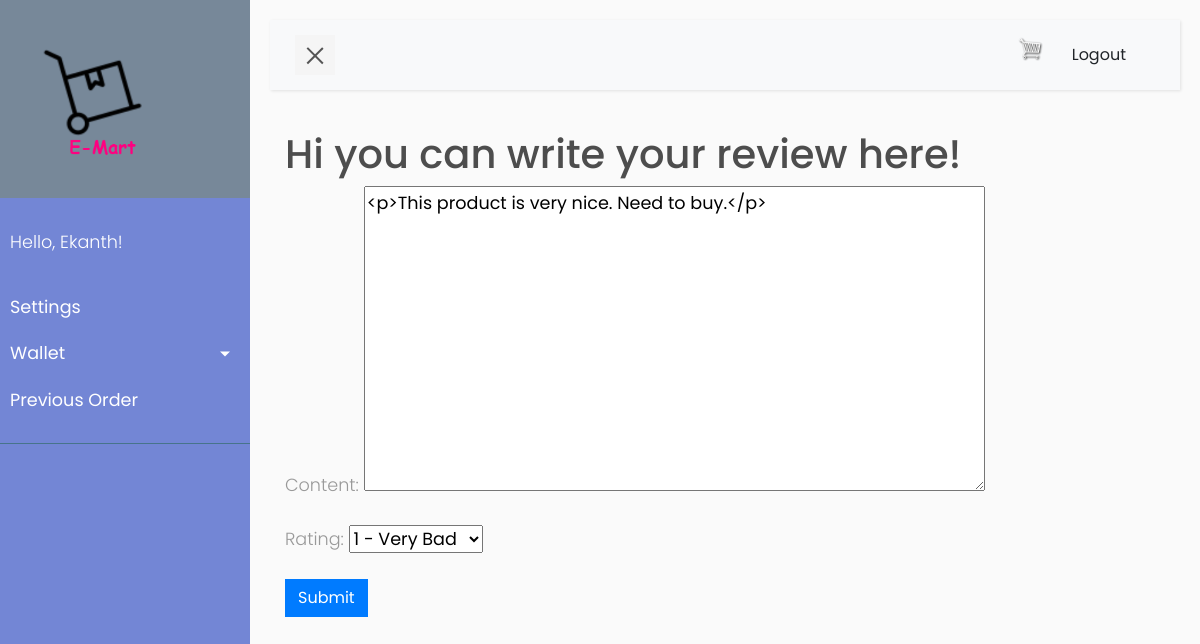
The page /review/item/2 (signed in) on the database its author committed.
### accounts/models.py (models this page shows)
class CustomUser(AbstractUser):
    name = models.CharField(max_length=50, null=True, blank=True)
    email = models.EmailField(unique=True)
    Gender = models.CharField(max_length=6, choices=GENDER_CHOICES,default='Male')
    Birthday = models.DateField(null=True,blank=True,auto_created=True)
    phone_regex = RegexValidator(regex=r'^\+?1?\d{9,15}$',
                                 message="Phone number must be entered in the format: '+999999999'. Up to 15 digits "
                                         "allowed.")
    phone_number = models.CharField(validators=[phone_regex], max_length=17, blank=True)  # validators should be a list
    profile_pic = models.ImageField(default="default.png", null=True, blank=True)
    proof = models.ImageField(default="default_proof.JPG", blank=True, null=True)
    address1 = models.CharField(max_length=100, blank=True, null=True)
    address2 = models.CharField(max_length=100, blank=True, null=True)
    pin_code = models.CharField(max_length=12, blank=True, null=True)
    city = models.CharField(max_length=20, blank=True, null=True)
    country = models.CharField(max_length=12, blank=True, null=True)

### store/models.py (models this page shows, shortened)
class Review(models.Model):
    customer = models.ForeignKey(Customer,on_delete=models.SET_NULL,null=True,blank=True)
    product = models.ForeignKey(Product,on_delete=models.CASCADE,blank=True,null=True)
    content = RichTextField(blank=True)
    date = models.DateTimeField(auto_now=True)
    rating = models.PositiveSmallIntegerField(choices=rate_choices)
    def __str__(self):
        return f'{str(self.customer)} {str(self.product)}'

### store/views.py (the view, shortened to what this page needs)
# urls.py: path('review/item/<str:id>',views.review_items,name="review_page"),
def review_items(request,id):
    orders_by_the_customer = Order.objects.filter(customer=request.user,paid=False)
    checking_in_order_items = OrderItem.objects.filter(product_id=id,order__in=orders_by_the_customer)
    print(checking_in_order_items,"checking order items")
    if len(checking_in_order_items)>=1:
        message = "You didn't order yet or your payment is not yet completed."
        messages.error(request,message)
        return redirect('prev_orders')
    current_form = review_form()
    try:
        update_review = Review.objects.get(product_id=id,customer=request.user)
        print(update_review,"update review")
        if update_review:
            current_form = review_form(instance=update_review)
    except Exception as e:
        message = "Your review is Valuble for us"
        messages.success(request,message)
    context = {'form': current_form}
    return render(request,'store/review_items.html',context)

### store/forms.py
class review_form(forms.ModelForm):
    rating = forms.ChoiceField(choices=rate_choices,widget=forms.Select(),required=True)
    class Meta:
        model = Review
        fields = ['content']

### store/models.py (called while the page is built)
    def __str__(self):
        return self.name

### store/templates/store/review_items.html (shortened to what this page needs)
{% extends 'store/main.html' %}
{% load static %}
{% block content %}
    <h1>Hi you can write your review here!</h1>
    <form method="POST" onsubmit="clearField();">
        {{ form.as_p }}
        <input class="btn btn-primary" type="submit" name="save">
    </form>
{% endblock %}

### store/templates/store/main.html (shortened to what this page needs)
<!DOCTYPE html>
{% load static %}
<html>
<head>
    <link rel="stylesheet" href="https://stackpath.bootstrapcdn.com/bootstrap/4.4.1/css/bootstrap.min.css"
>
    <link rel="stylesheet" type="text/css" href="{% static 'css/main.css' %}">
    <link rel="stylesheet" type="text/css" href="{% static 'css/style5.css' %}">
</head>
<div class="wrapper">
    <nav id="sidebar">
        <div class="sidebar-header" style="background-color: lightslategray">
            <h3><a href="{% url 'ordered_item' %}"> <img class="logo"
                                                         src="{% static '/images/E-mart.drawio.png' %}"> </a></h3>
        </div>
        <ul class="list-unstyled components">
            <p>Hello, {{ request.user | title }}!</p>
            <li class="active">
                <span><a class="hello-msg" href="{% url 'settings' %}">Settings</a></span>
            </li>
            <li>
                <a href="#pageSubmenu" data-toggle="collapse" aria-expanded="false" class="dropdown-toggle">Wallet</a>
            </li>
            <li>
                <a href="{% url 'prev_orders' %}">Previous Order <span class="sr-only">(current)</span></a>
            </li>
        </ul>
    </nav>
    <div id="content">
        <nav class="navbar navbar-expand-lg navbar-light bg-light">
            <div class="container-fluid">
                <button type="button" id="sidebarCollapse" class="navbar-btn">
                    <span></span>
                </button>
                <div class="collapse navbar-collapse" id="navbarSupportedContent">
                    <ul class="nav navbar-nav ml-auto">
                        <li class="nav-item">
                            <a href="{% url 'cart' %}">
                                <img id="cart-icon" src="{% static 'images/cart.png' %}">
                            </a>
                        </li>
                        <li class="nav-item px-3">
                            {% if request.user.is_anonymous %}
                                <span><a class="btn" href="{% url 'login_page' %}"> login</a></span>
                            {% else %}
                                <span><a class="btn" href="{% url 'logout_page' %}"> Logout</a></span>
                            {% endif %}
                        </li>
                    </ul>
                </div>
            </div>
        </nav>
        <div class="container">
            {% block content %}
            {% endblock content %}
        </div>
    </div>
</div>
</html>

### static/css/main.css (style rules this page uses)
h1, h2, h3, h4, h5, h6 { color: hsl(0, 0%, 30%); }
#cart-icon { width: 25px; display: inline-block; margin-left: 15px; }
.btn { border-radius: 0; }

### static/css/style5.css (style rules this page uses)
p { font-family: 'Poppins', sans-serif; font-size: 1.1em; font-weight: 300; line-height: 1.7em; color: #999; }
a, a:hover, a:focus { color: inherit; text-decoration: none; transition: all 0.3s; }
.navbar { padding: 15px 10px; background: #fff; border: none; border-radius: 0; margin-bottom: 40px; box-shadow: 1px 1px 3px rgba(0, 0, 0, 0.1); }
.navbar-btn { box-shadow: none; outline: none !important; border: none; }
.wrapper { display: flex; width: 100%; align-items: stretch; perspective: 1500px; }
#sidebar { min-width: 250px; max-width: 250px; background: #7386D5; color: #fff; transition: all 0.6s cubic-bezier(0.945, 0.020, 0.270, 0.665); transform-origin: bottom left; }
#sidebar .sidebar-header { padding: 20px; background: #6d7fcc; }
#sidebar ul.components { padding: 20px 0; border-bottom: 1px solid #47748b; }
#sidebar ul p { color: #fff; padding: 10px; }
#sidebar ul li a { padding: 10px; font-size: 1.1em; display: block; }
a[data-toggle="collapse"] { position: relative; }
.dropdown-toggle::after { display: block; position: absolute; top: 50%; right: 20px; transform: translateY(-50%); }
#content { width: 100%; padding: 20px; min-height: 100vh; transition: all 0.3s; }
#sidebarCollapse { width: 40px; height: 40px; background: #f5f5f5; cursor: pointer; }
#sidebarCollapse span { width: 80%; height: 2px; margin: 0 auto; display: block; background: #555; transition: all 0.8s cubic-bezier(0.810, -0.330, 0.345, 1.375); transition-delay: 0.2s; }
#sidebarCollapse span:last-of-type { transform: rotate(-45deg) translate(1px, -1px); }

### store/templates/store/main.html (style rules this page uses)
.hello-msg { font-size: 18px; color: #fff; margin-right: 20px; }
.logo { max-width: 150px; max-height: 150px; margin: 0 auto; border-radius: 10%; }

### rows shown on the page
CustomUser: user "Ekanth"
Review: content "<p>This product is very nice. Need to buy.</p>", rating "1 - Very Bad"
